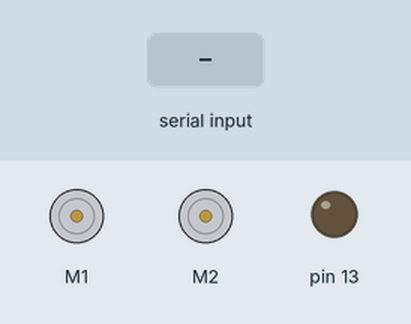
Recording of a sketch running on a simulated Arduino Mega 2560, built with avr-gcc and run on an emulated ATmega2560. Shown: 2 × DC motor (green arrow = forward, orange = backward, longer = faster), output pins drawn as LEDs (lit = HIGH). Inputs (shaded band) come from the test bench.

Above: at 1.2 s.
1.3 s: "1" received over the second serial link
At 2.1 s:
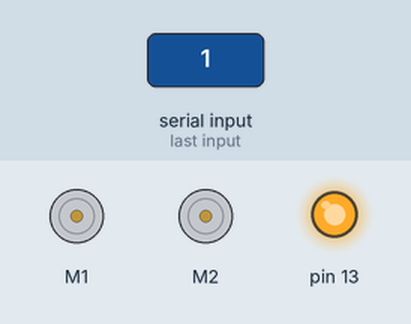
2.8 s: "3" received over the second serial link
At 3.2 s:
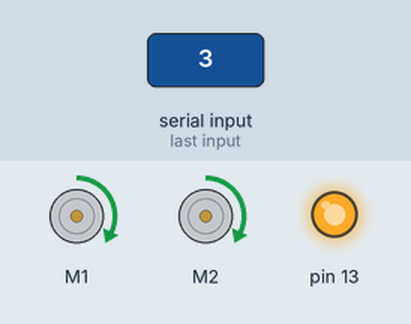
4.3 s: "2" received over the second serial link
At 5.5 s:
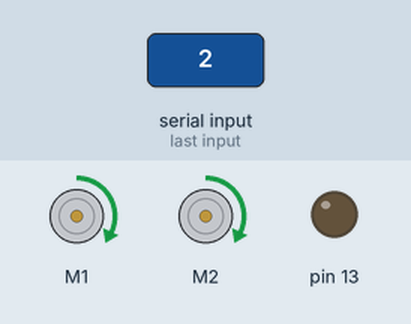
5.8 s: "4" received over the second serial link
At 6.7 s:
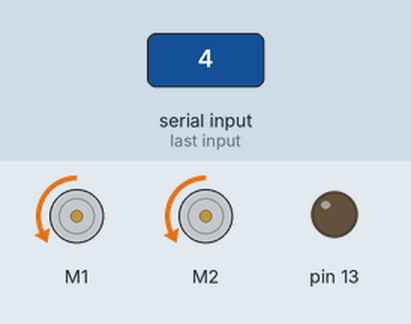
7.3 s: "5" received over the second serial link
At 7.8 s:
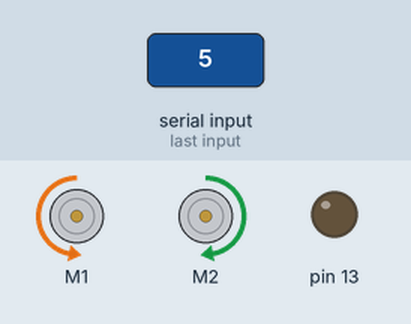
8.8 s: "6" received over the second serial link
At 10.2 s:
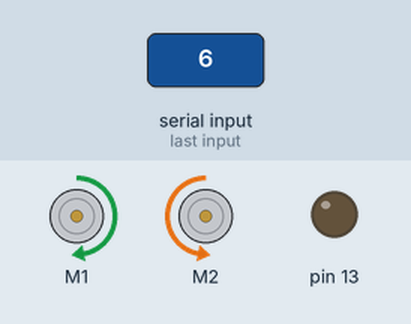
Timing chart, 0 to 11.3 s (numbered marks = the images above; inputs shaded):
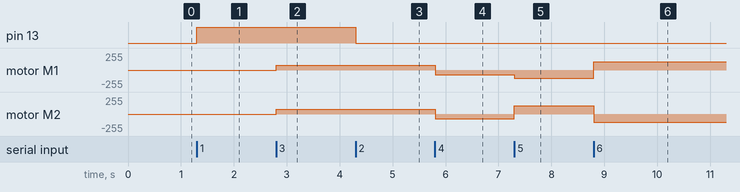

Measured:
- after the input at 1.3 s, pin 13: LOW → HIGH at once
- after the input at 2.8 s, motor M1, motor M2: stopped → forward 70/255 at once
- after the input at 4.3 s, pin 13: HIGH → LOW at once
- after the input at 5.8 s, motor M1, motor M2: forward 70/255 → backward 70/255 at once
- after the input at 7.3 s, motor M1: backward 70/255 → backward 127/255 at once; motor M2: backward 70/255 → forward 127/255 at once
- after the input at 8.8 s, motor M1: backward 127/255 → forward 127/255 at once; motor M2: forward 127/255 → backward 127/255 at once

The sketch:

Poli.ino
```cpp
#include <SoftwareSerial.h>// import the serial library
#include "DualVNH5019MotorShield.h"
DualVNH5019MotorShield  md;
char incomingByte;
void setup() {
  // put your setup code here, to run once:

  pinMode(13,OUTPUT);
  Serial1.begin(9600);
  Serial.begin(9600);
  md.init();

}

void loop() {
      if (Serial1.available()){
        incomingByte = Serial1.read();

       if(incomingByte == '1'){
            digitalWrite(13,HIGH);
        }
        if(incomingByte == '2'){
            digitalWrite(13,LOW);
        }
        if(incomingByte == '3'){
            md.setSpeeds(110, 110);
        }
        if(incomingByte == '4'){
           md.setSpeeds(-110, -110);
        }
        if(incomingByte == '5'){
            md.setSpeeds(-200, 200);
        }
        if(incomingByte == '6'){
          md.setSpeeds(200, -200);
        }
        if(incomingByte == '7'){
            md.setSpeeds(70, 70);
        }
        if(incomingByte == '8'){
           md.setSpeeds(-70, -70);
        }
        if(incomingByte == '9'){
            md.setSpeeds(-140, 140);
        }
        if(incomingByte == 'p'){
           md.setSpeeds(140, -140);
        }
        if(incomingByte == 's'){
             md.setSpeeds(0, 0);
        }


   }
  /* // put your main code here, to run repeatedly:
   md.setSpeeds(400, 400);
   delay(2000);
   md.setSpeeds(0, 0);
   delay(1000);
   md.setSpeeds(-400, -400);
   delay(2000);
   md.setSpeeds(0, 0);
   delay(1000);
   md.setSpeeds(400, -400);
   delay(2000);
   md.setSpeeds(0, 0);
   delay(1000);
   md.setSpeeds(-400, 400);
   delay(2000);
   md.setSpeeds(0, 0);
   delay(1000);
   */


}
```
